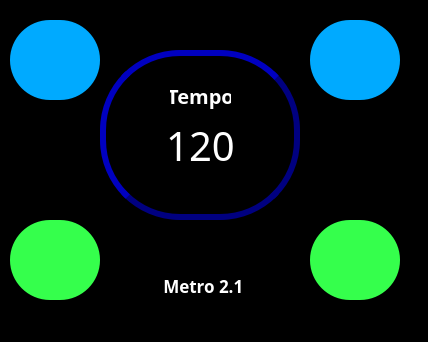
<?xml version="1.0" encoding="UTF-8"?>
<ui version="4.0">
 <class>MainWindow</class>
 <widget class="QMainWindow" name="MainWindow">
  <property name="geometry">
   <rect>
    <x>0</x>
    <y>0</y>
    <width>428</width>
    <height>342</height>
   </rect>
  </property>
  <property name="font">
   <font>
    <family>MS PGothic</family>
    <weight>50</weight>
    <bold>false</bold>
   </font>
  </property>
  <property name="windowTitle">
   <string>metronomo</string>
  </property>
  <property name="styleSheet">
   <string notr="true">background-color: rgb(0, 0, 0);</string>
  </property>
  <widget class="QWidget" name="centralwidget">
   <widget class="QPushButton" name="menos">
    <property name="geometry">
     <rect>
      <x>10</x>
      <y>20</y>
      <width>90</width>
      <height>80</height>
     </rect>
    </property>
    <property name="styleSheet">
     <string notr="true">border-radius: 40px;
border-color: rgb(0, 0, 0);
background-color: rgb(0, 170, 255);</string>
    </property>
    <property name="text">
     <string/>
    </property>
    <property name="icon">
     <iconset>
      <normaloff>menos.jpeg</normaloff>menos.jpeg</iconset>
    </property>
    <property name="iconSize">
     <size>
      <width>95</width>
      <height>95</height>
     </size>
    </property>
   </widget>
   <widget class="QLabel" name="pantalla">
    <property name="geometry">
     <rect>
      <x>100</x>
      <y>50</y>
      <width>200</width>
      <height>170</height>
     </rect>
    </property>
    <property name="font">
     <font>
      <family>Myanmar Text</family>
      <pointsize>8</pointsize>
      <weight>9</weight>
      <italic>false</italic>
      <bold>false</bold>
     </font>
    </property>
    <property name="styleSheet">
     <string notr="true">border-radius: 80%;
font: 75 8pt &quot;Myanmar Text&quot;;
border: 6px outset#000080;
</string>
    </property>
    <property name="text">
     <string/>
    </property>
   </widget>
   <widget class="QPushButton" name="menos_2">
    <property name="geometry">
     <rect>
      <x>10</x>
      <y>220</y>
      <width>90</width>
      <height>80</height>
     </rect>
    </property>
    <property name="styleSheet">
     <string notr="true">border-radius: 40px;
border-color: rgb(0, 0, 0);
background-color: rgb(53, 255, 76);</string>
    </property>
    <property name="text">
     <string/>
    </property>
    <property name="icon">
     <iconset>
      <normaloff>pausa.jpeg</normaloff>pausa.jpeg</iconset>
    </property>
    <property name="iconSize">
     <size>
      <width>90</width>
      <height>90</height>
     </size>
    </property>
   </widget>
   <widget class="QPushButton" name="mas">
    <property name="geometry">
     <rect>
      <x>310</x>
      <y>20</y>
      <width>90</width>
      <height>80</height>
     </rect>
    </property>
    <property name="styleSheet">
     <string notr="true">border-radius: 40px;
border-color: rgb(0, 0, 0);
background-color: rgb(0, 170, 255);</string>
    </property>
    <property name="text">
     <string/>
    </property>
    <property name="icon">
     <iconset>
      <normaloff>mas.jpeg</normaloff>mas.jpeg</iconset>
    </property>
    <property name="iconSize">
     <size>
      <width>90</width>
      <height>95</height>
     </size>
    </property>
   </widget>
   <widget class="QPushButton" name="play">
    <property name="geometry">
     <rect>
      <x>310</x>
      <y>220</y>
      <width>90</width>
      <height>80</height>
     </rect>
    </property>
    <property name="styleSheet">
     <string notr="true">border-radius: 40px;
border-color: rgb(0, 0, 0);
background-color: rgb(53, 255, 76);</string>
    </property>
    <property name="text">
     <string/>
    </property>
    <property name="icon">
     <iconset>
      <normaloff>play.jpeg</normaloff>play.jpeg</iconset>
    </property>
    <property name="iconSize">
     <size>
      <width>90</width>
      <height>90</height>
     </size>
    </property>
   </widget>
   <widget class="QLabel" name="label_2">
    <property name="geometry">
     <rect>
      <x>170</x>
      <y>80</y>
      <width>61</width>
      <height>31</height>
     </rect>
    </property>
    <property name="palette">
     <palette>
      <active>
       <colorrole role="WindowText">
        <brush brushstyle="SolidPattern">
         <color alpha="255">
          <red>255</red>
          <green>255</green>
          <blue>255</blue>
         </color>
        </brush>
       </colorrole>
       <colorrole role="Button">
        <brush brushstyle="SolidPattern">
         <color alpha="255">
          <red>0</red>
          <green>0</green>
          <blue>0</blue>
         </color>
        </brush>
       </colorrole>
       <colorrole role="Text">
        <brush brushstyle="SolidPattern">
         <color alpha="255">
          <red>255</red>
          <green>255</green>
          <blue>255</blue>
         </color>
        </brush>
       </colorrole>
       <colorrole role="ButtonText">
        <brush brushstyle="SolidPattern">
         <color alpha="255">
          <red>255</red>
          <green>255</green>
          <blue>255</blue>
         </color>
        </brush>
       </colorrole>
       <colorrole role="Base">
        <brush brushstyle="SolidPattern">
         <color alpha="255">
          <red>0</red>
          <green>0</green>
          <blue>0</blue>
         </color>
        </brush>
       </colorrole>
       <colorrole role="Window">
        <brush brushstyle="SolidPattern">
         <color alpha="255">
          <red>0</red>
          <green>0</green>
          <blue>0</blue>
         </color>
        </brush>
       </colorrole>
      </active>
      <inactive>
       <colorrole role="WindowText">
        <brush brushstyle="SolidPattern">
         <color alpha="255">
          <red>255</red>
          <green>255</green>
          <blue>255</blue>
         </color>
        </brush>
       </colorrole>
       <colorrole role="Button">
        <brush brushstyle="SolidPattern">
         <color alpha="255">
          <red>0</red>
          <green>0</green>
          <blue>0</blue>
         </color>
        </brush>
       </colorrole>
       <colorrole role="Text">
        <brush brushstyle="SolidPattern">
         <color alpha="255">
          <red>255</red>
          <green>255</green>
          <blue>255</blue>
         </color>
        </brush>
       </colorrole>
       <colorrole role="ButtonText">
        <brush brushstyle="SolidPattern">
         <color alpha="255">
          <red>255</red>
          <green>255</green>
          <blue>255</blue>
         </color>
        </brush>
       </colorrole>
       <colorrole role="Base">
        <brush brushstyle="SolidPattern">
         <color alpha="255">
          <red>0</red>
          <green>0</green>
          <blue>0</blue>
         </color>
        </brush>
       </colorrole>
       <colorrole role="Window">
        <brush brushstyle="SolidPattern">
         <color alpha="255">
          <red>0</red>
          <green>0</green>
          <blue>0</blue>
         </color>
        </brush>
       </colorrole>
      </inactive>
      <disabled>
       <colorrole role="WindowText">
        <brush brushstyle="SolidPattern">
         <color alpha="255">
          <red>255</red>
          <green>255</green>
          <blue>255</blue>
         </color>
        </brush>
       </colorrole>
       <colorrole role="Button">
        <brush brushstyle="SolidPattern">
         <color alpha="255">
          <red>0</red>
          <green>0</green>
          <blue>0</blue>
         </color>
        </brush>
       </colorrole>
       <colorrole role="Text">
        <brush brushstyle="SolidPattern">
         <color alpha="255">
          <red>255</red>
          <green>255</green>
          <blue>255</blue>
         </color>
        </brush>
       </colorrole>
       <colorrole role="ButtonText">
        <brush brushstyle="SolidPattern">
         <color alpha="255">
          <red>255</red>
          <green>255</green>
          <blue>255</blue>
         </color>
        </brush>
       </colorrole>
       <colorrole role="Base">
        <brush brushstyle="SolidPattern">
         <color alpha="255">
          <red>0</red>
          <green>0</green>
          <blue>0</blue>
         </color>
        </brush>
       </colorrole>
       <colorrole role="Window">
        <brush brushstyle="SolidPattern">
         <color alpha="255">
          <red>0</red>
          <green>0</green>
          <blue>0</blue>
         </color>
        </brush>
       </colorrole>
      </disabled>
     </palette>
    </property>
    <property name="font">
     <font>
      <family>Segoe UI Semibold</family>
      <pointsize>15</pointsize>
      <weight>75</weight>
      <bold>true</bold>
     </font>
    </property>
    <property name="styleSheet">
     <string notr="true">background-color: rgb(0, 0, 0);
color: rgb(255, 255, 255);</string>
    </property>
    <property name="text">
     <string>Tempo</string>
    </property>
    <property name="alignment">
     <set>Qt::AlignCenter</set>
    </property>
   </widget>
   <widget class="QLabel" name="bpm">
    <property name="geometry">
     <rect>
      <x>150</x>
      <y>120</y>
      <width>101</width>
      <height>51</height>
     </rect>
    </property>
    <property name="font">
     <font>
      <family>Segoe MDL2 Assets</family>
      <pointsize>30</pointsize>
     </font>
    </property>
    <property name="styleSheet">
     <string notr="true">background-color: rgb(0, 0, 0);
color: rgb(255, 255, 255);</string>
    </property>
    <property name="text">
     <string>120</string>
    </property>
    <property name="alignment">
     <set>Qt::AlignCenter</set>
    </property>
   </widget>
   <widget class="QLabel" name="label_3">
    <property name="geometry">
     <rect>
      <x>120</x>
      <y>270</y>
      <width>171</width>
      <height>31</height>
     </rect>
    </property>
    <property name="palette">
     <palette>
      <active>
       <colorrole role="WindowText">
        <brush brushstyle="SolidPattern">
         <color alpha="255">
          <red>255</red>
          <green>255</green>
          <blue>255</blue>
         </color>
        </brush>
       </colorrole>
       <colorrole role="Button">
        <brush brushstyle="SolidPattern">
         <color alpha="255">
          <red>0</red>
          <green>0</green>
          <blue>0</blue>
         </color>
        </brush>
       </colorrole>
       <colorrole role="Text">
        <brush brushstyle="SolidPattern">
         <color alpha="255">
          <red>255</red>
          <green>255</green>
          <blue>255</blue>
         </color>
        </brush>
       </colorrole>
       <colorrole role="ButtonText">
        <brush brushstyle="SolidPattern">
         <color alpha="255">
          <red>255</red>
          <green>255</green>
          <blue>255</blue>
         </color>
        </brush>
       </colorrole>
       <colorrole role="Base">
        <brush brushstyle="SolidPattern">
         <color alpha="255">
          <red>0</red>
          <green>0</green>
          <blue>0</blue>
         </color>
        </brush>
       </colorrole>
       <colorrole role="Window">
        <brush brushstyle="SolidPattern">
         <color alpha="255">
          <red>0</red>
          <green>0</green>
          <blue>0</blue>
         </color>
        </brush>
       </colorrole>
      </active>
      <inactive>
       <colorrole role="WindowText">
        <brush brushstyle="SolidPattern">
         <color alpha="255">
          <red>255</red>
          <green>255</green>
          <blue>255</blue>
         </color>
        </brush>
       </colorrole>
       <colorrole role="Button">
        <brush brushstyle="SolidPattern">
         <color alpha="255">
          <red>0</red>
          <green>0</green>
          <blue>0</blue>
         </color>
        </brush>
       </colorrole>
       <colorrole role="Text">
        <brush brushstyle="SolidPattern">
         <color alpha="255">
          <red>255</red>
          <green>255</green>
          <blue>255</blue>
         </color>
        </brush>
       </colorrole>
       <colorrole role="ButtonText">
        <brush brushstyle="SolidPattern">
         <color alpha="255">
          <red>255</red>
          <green>255</green>
          <blue>255</blue>
         </color>
        </brush>
       </colorrole>
       <colorrole role="Base">
        <brush brushstyle="SolidPattern">
         <color alpha="255">
          <red>0</red>
          <green>0</green>
          <blue>0</blue>
         </color>
        </brush>
       </colorrole>
       <colorrole role="Window">
        <brush brushstyle="SolidPattern">
         <color alpha="255">
          <red>0</red>
          <green>0</green>
          <blue>0</blue>
         </color>
        </brush>
       </colorrole>
      </inactive>
      <disabled>
       <colorrole role="WindowText">
        <brush brushstyle="SolidPattern">
         <color alpha="255">
          <red>255</red>
          <green>255</green>
          <blue>255</blue>
         </color>
        </brush>
       </colorrole>
       <colorrole role="Button">
        <brush brushstyle="SolidPattern">
         <color alpha="255">
          <red>0</red>
          <green>0</green>
          <blue>0</blue>
         </color>
        </brush>
       </colorrole>
       <colorrole role="Text">
        <brush brushstyle="SolidPattern">
         <color alpha="255">
          <red>255</red>
          <green>255</green>
          <blue>255</blue>
         </color>
        </brush>
       </colorrole>
       <colorrole role="ButtonText">
        <brush brushstyle="SolidPattern">
         <color alpha="255">
          <red>255</red>
          <green>255</green>
          <blue>255</blue>
         </color>
        </brush>
       </colorrole>
       <colorrole role="Base">
        <brush brushstyle="SolidPattern">
         <color alpha="255">
          <red>0</red>
          <green>0</green>
          <blue>0</blue>
         </color>
        </brush>
       </colorrole>
       <colorrole role="Window">
        <brush brushstyle="SolidPattern">
         <color alpha="255">
          <red>0</red>
          <green>0</green>
          <blue>0</blue>
         </color>
        </brush>
       </colorrole>
      </disabled>
     </palette>
    </property>
    <property name="font">
     <font>
      <family>Segoe UI Semibold</family>
      <pointsize>13</pointsize>
      <weight>75</weight>
      <bold>true</bold>
     </font>
    </property>
    <property name="styleSheet">
     <string notr="true">background-color: rgb(0, 0, 0);
color: rgb(255, 255, 255);</string>
    </property>
    <property name="text">
     <string>Metro 2.1 </string>
    </property>
    <property name="alignment">
     <set>Qt::AlignCenter</set>
    </property>
   </widget>
  </widget>
  <widget class="QMenuBar" name="menubar">
   <property name="geometry">
    <rect>
     <x>0</x>
     <y>0</y>
     <width>428</width>
     <height>21</height>
    </rect>
   </property>
  </widget>
  <widget class="QStatusBar" name="statusbar"/>
 </widget>
 <resources/>
 <connections/>
</ui>
